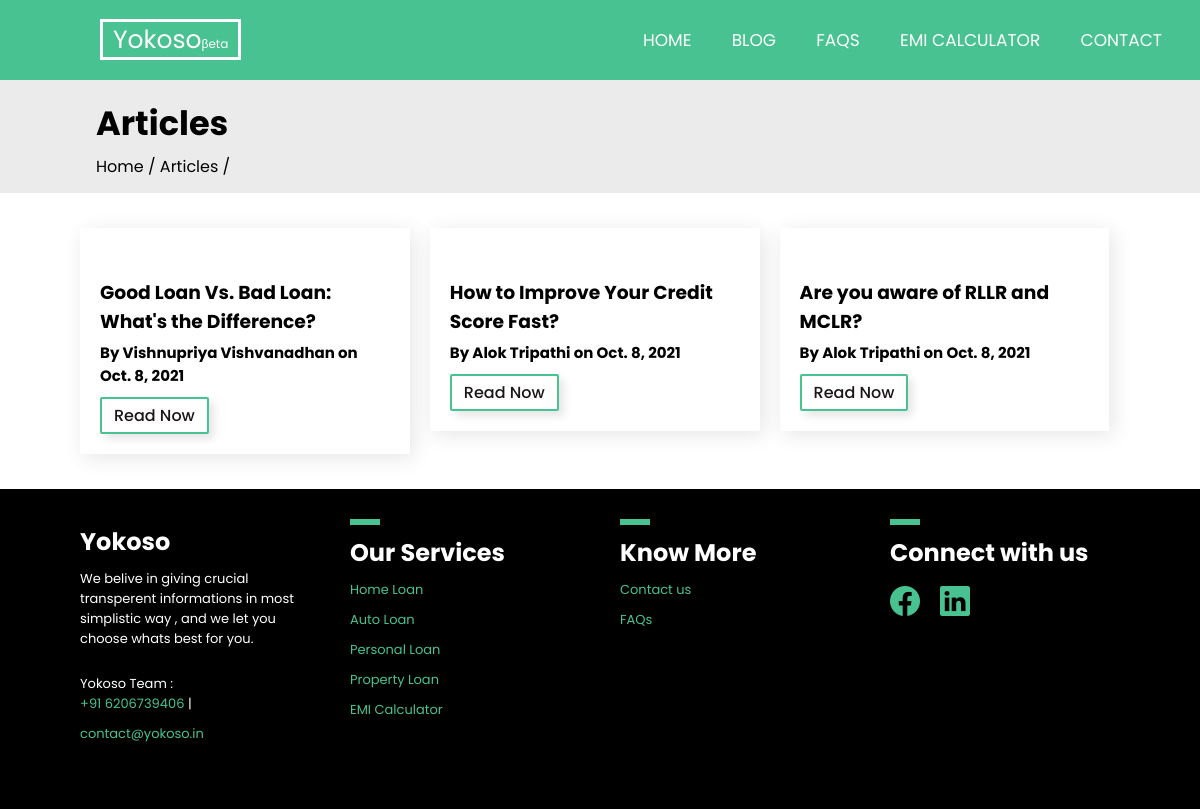
/blog/, run on an earlier commit of the app's database.
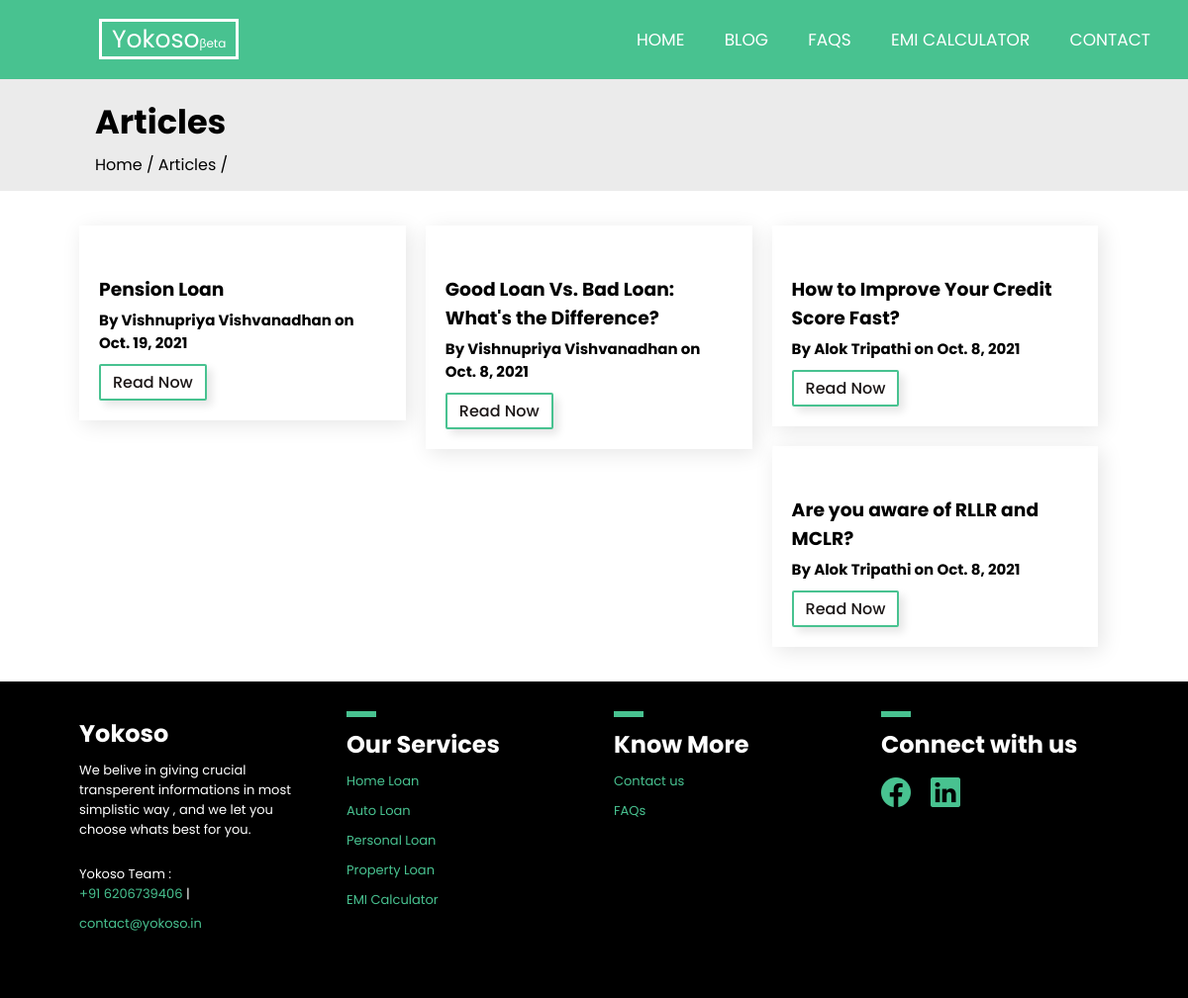
And on a later commit of the database.
### Subapp01/models.py (models this page shows, shortened)
class Post(models.Model):
    STATUS_CHOICES=(('Draft','Draft'),('Published','Published'),)
    title=models.CharField(max_length=250,unique=True)
    meta = models.TextField(blank=True)
    date=models.DateField(auto_now=True)
    content=RichTextField(blank=True,null=True)
    author=models.ForeignKey(Profile,on_delete=models.CASCADE)
    slug=models.SlugField(unique=True)
    status=models.CharField(max_length=10,choices=STATUS_CHOICES,default='Draft')
    category=models.ManyToManyField(Category,related_name='category')
    image=models.ImageField(upload_to='images/',blank=True)

class Profile(models.Model):
    Gender = models.CharField(max_length=20,null = True)
    phone = models.CharField(max_length=100)
    Location = models.CharField(max_length=100)
    username = models.ForeignKey(User , on_delete = models.CASCADE)
    def __str__(self):
        return str(self.username.first_name) + " " + str(self.username.last_name)

### Subapp01/views.py (the view)
# urls.py: path('blog/', articleHome , name = 'articleHome'),
def articleHome(request):
    posts = Post.objects.filter(status='Published').order_by('date')[::-1]
    return render(request, 'app/Articles/articlesHome.html', {'posts': posts})

### templates/app/Articles/articlesHome.html (shortened to what this page needs)
{% extends "base.html" %} {% load static %}  {% block css %}
<link rel="stylesheet" href="{% static 'css/articles/article.css' %}" />
<link
  rel="stylesheet"
  href="https://cdn.jsdelivr.net/gh/devicons/devicon@v2.12.0/devicon.min.css"
/>
{% endblock %} {% block body %}
<div class="header_banner">
  <h2>Articles</h2>
  <p>Home / Articles / {{category}} </p>
</div>
<div class="cardContainer">
    {% for i in posts %}
  <div class="card">
    <div class="detail">
        <h3>{{i.title}}</h3>
        <p><b>By {{i.author }} on {{i.date}} </b></p>
        <a href="{% url 'articleView' slug=i.slug %}"><button class="btn_1">Read Now</button></a>
    </div>
  </div>
  {% endfor %}
</div>
{% include 'footer.html' %}
{% endblock %}

### templates/base.html (shortened to what this page needs)
<!DOCTYPE html>
<html lang="us" dir="ltr">
{% load static %}
<head>
  <link rel="stylesheet" href="{% static 'css/index.css' %}">
  <link rel="stylesheet" href="https://cdn.jsdelivr.net/npm/bootstrap-icons@1.5.0/font/bootstrap-icons.css">
  {% block css %}{% endblock %}
<body>
  <nav>
    <label class="logo" ><a href="{% url 'home' %}" style="color: #fff!important;">Yokoso<span style="font-size:12px;">&#946;eta</span></a></label>
    <ul>
      <li><a class="" href="{% url 'home' %}">Home</a></li>
      <li><a class="" href="{% url 'articleHome' %}">Blog</a></li>
      <li><a href="/FAQs/personal-loan">FAQs</a>
      </li>
      <li><a class="" href="{% url 'emi' %}">EMI Calculator</a></li>
      <li><a href="{% url 'contact' %}">Contact</a></li>
    </ul>
  </nav>
  {% block body %} {% endblock %}
</body>
</html>

### templates/footer.html
<div class="footer_wrapper">
  <div class="footer_container">
    <div class="footer_child">
      <h2>Yokoso</h2>
      <p>
        We belive in giving crucial transperent informations in most simplistic
        way , and we let you choose whats best for you.
      </p>
      <br />
      <p>
        Yokoso Team : <br />
        <a href="tel:+91 6206739406">+91 6206739406</a> |
        <a href="mailto:contact@yokoso.in">contact@yokoso.in</a>
      </p>
      <br />
    </div>
    <div class="footer_child jio">
      <hr />
      <h2>Our Services</h2>
    <a href="/FAQs/home-loan">Home Loan</a>
    <a href="/FAQs/auto-loan">Auto Loan</a>
    <a href="/FAQs/personal-loan">Personal Loan</a>
    <a href="/FAQs/property-loan">Property Loan</a>
      <a href="{% url 'emi' %}">EMI Calculator</a>
    </div>
    <div class="footer_child jio">
      <hr />
      <h2>Know More</h2>
      <a href="{% url 'contact' %}">Contact us</a>
      <a href="/FAQs/personal-loan">FAQs</a>
    </div>
    <div class="footer_child">
      <hr />
      <h2>Connect with us</h2>
      <div class="contact_icons">
        <div class="ico">
          <a href="https://www.facebook.com/yokoso.in"
            ><i class="bi bi-facebook"></i
          ></a>
        </div>
        <div class="ico">
          <a href="https://www.linkedin.com/company/welcome2yokoso/"
            ><i class="bi bi-linkedin"></i
          ></a>
        </div>
      </div>
      <br />
    </div>
  </div>
</div>

### static/css/index.css (style rules this page uses)
* { margin: 0; padding: 0; box-sizing: border-box; text-decoration: none; font-family: "Poppins", sans-serif; }
html { scroll-behavior: smooth; }
nav { background: #48c290; height: 80px; width: 100%; z-index: 10; }
label.logo { color: white; font-size: 25px; line-height: 80px; margin: 0 100px; padding: 0px 10px; border: 3px solid #fff; cursor: pointer; }
nav ul { float: right; margin-right: 20px; }
nav ul li { display: inline-block; line-height: 80px; margin: 0 5px; }
nav ul li a { color: white; font-size: 17px; padding: 7px 13px; border-radius: 3px; text-transform: uppercase; }
.footer_wrapper { background-color: #000; color: white; padding: 30px 0px; }
.footer_container { width: 90%; height: auto; margin: 0 auto; display: flex; justify-content: space-between; }
.footer_container a { color: white; text-decoration: none; }
.footer_container hr { width: 30px; height: 6px; border: none; background: #48c290; margin-bottom: 10px; }
.footer_child h2 { margin-bottom: 10px; }
.footer_container .footer_child { width: 25%; padding: 0 20px; }
.footer_child p, .footer_child a { font-size: 13px; }
.footer_child a { margin-bottom: 10px; display: block; color: #48c290; }
.contact_icons { display: flex; width: 80%; justify-content: flex-start; }
.contact_icons .ico i { font-size: 30px; margin: 0 20px 0 0; }
.footer_child:nth-child(1) a { display: inline-block; }

### static/css/articles/article.css (style rules this page uses)
.header_banner { background: #ebebeb; padding: 14px 8%; }
.header_banner h2 { font-size: 2.1em; }
.cardContainer:after { content: ""; display: table; clear: both; }
.cardContainer { width: 90%; height: auto; margin: 25px auto; padding: 0 10px; }
.card { float: left; width: calc(33% - 20px); padding: 20px; margin: 10px 10px; height: auto; min-height: 100px; display: flex; justify-content: space-between; cursor: arrow; box-shadow: 4px 4px 20px rgba(0, 0, 0, 0.1); overflow:hidden; }
.card { display: block; }
.card .detail { text-align: left; }
.card p { font-size: 15px; }
.card h3 { margin: 5px 0px; }
.btn_1 { margin-top: 10px; margin-right: 20px; padding: 4px 12px; color: rgb(27, 22, 22); cursor: pointer !important; border: none; border-radius: 2px; font-size: 16px; font-weight: 500; border: 2px solid #48c290; background: transparent; box-shadow: 5px 5px 8px rgba(0, 0, 0, 0.1); }
.detail button { display: block; }
.article_view h1,h2,h3,h4,h5,h6 { margin: 5px 0px; }

What changed in the data, as far as the page shows it:
added Post: title "Pension Loan", author "Vishnupriya Vishvanadhan", date "Oct. 19, 2021"
